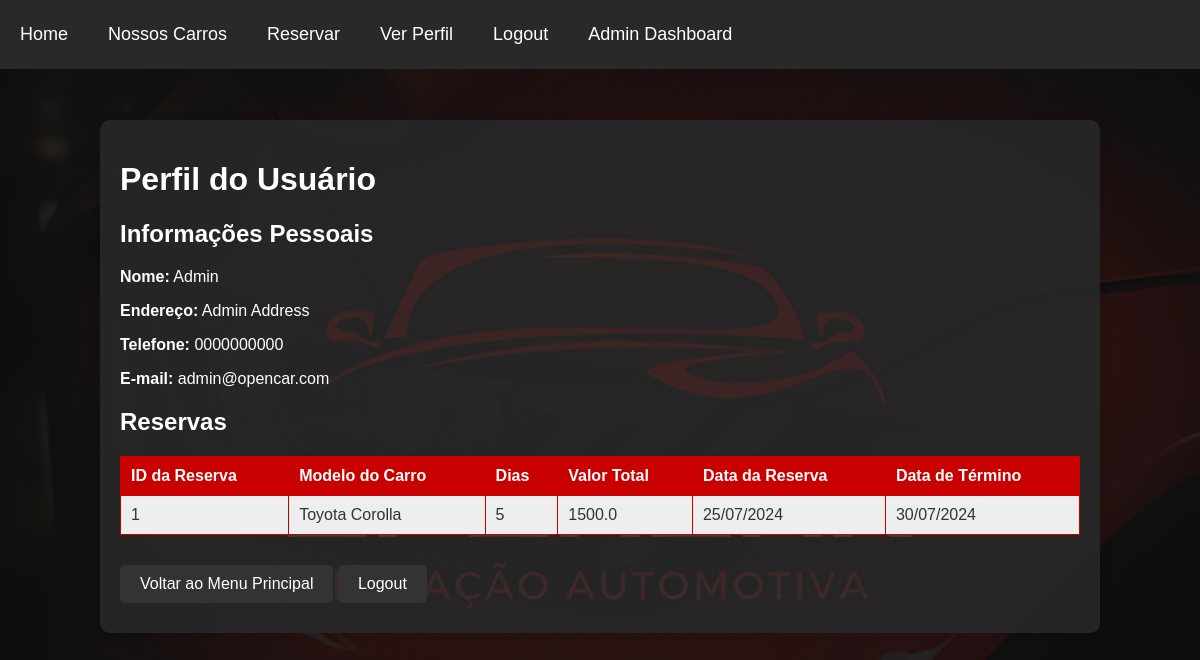
The app's page /reservas/perfil (signed in) with its own data.
### models/user.py (models this page shows, shortened)
class User(db.Model):
    id = db.Column(db.Integer, primary_key=True)
    name = db.Column(db.String(50), nullable=False)
    address = db.Column(db.String(100), nullable=False)
    phone_number = db.Column(db.String(15), nullable=False)
    email = db.Column(db.String(100), unique=True, nullable=False)
    card_id = db.Column(db.Integer, db.ForeignKey('card.id'), nullable=False)
    reservations = db.relationship('Reservation', backref='user', lazy=True)
    senha_hash = db.Column(db.String(128), nullable=False)
    is_admin = db.Column(db.Boolean, default=False)  # Campo para indicar se o usuário é administrador

### models/car.py (models this page shows, shortened)
class Car(db.Model):
    id = db.Column(db.Integer, primary_key=True)
    model = db.Column(db.String(50), nullable=False)
    price_per_day = db.Column(db.Float, nullable=False)
    is_reserved = db.Column(db.Boolean, default=False)
    stock = db.Column(db.Integer, nullable=False, default=1)
    image_url = db.Column(db.String(255), nullable=False)

### models/reservation.py (models this page shows, shortened)
class Reservation(db.Model):
    id = db.Column(db.Integer, primary_key=True)
    user_id = db.Column(db.Integer, db.ForeignKey('user.id'), nullable=False)
    car_id = db.Column(db.Integer, db.ForeignKey('car.id'), nullable=False)
    days = db.Column(db.Integer, nullable=False)
    total_value = db.Column(db.Float, nullable=False)
    reservation_date = db.Column(db.Date, nullable=True, default=date.today)
    end_date = db.Column(db.Date, nullable=True)

### controllers/reservation_controller.py (the view)
@reservation_bp.route('/perfil', methods=['GET'])
def perfil_usuario():
    if 'user_id' not in session:
        return redirect(url_for('user_bp.login_usuarios'))
    user_id = session['user_id']
    user = UserDAO.get_user_by_id(user_id)
    reservations = ReservationDAO.get_reservations_by_user_id(user_id)
    detailed_reservations = []
    for reservation in reservations:
        car = CarDAO.get_car_by_id(reservation.car_id)
        detailed_reservation = {
            "id": reservation.id,
            "car_model": car.model,
            "days": reservation.days,
            "total_value": reservation.total_value,
            "reservation_date": reservation.reservation_date,
            "end_date": reservation.end_date
        }
        detailed_reservations.append(detailed_reservation)
    return render_template('perfil_usuario.html', user=user, reservations=detailed_reservations)

### models/car_dao.py (called while the page is built)
    @staticmethod
    def get_car_by_id(car_id):
        return Car.query.get(car_id)

### models/reservation_dao.py (called while the page is built)
    @staticmethod
    def get_reservations_by_user_id(user_id):
        return Reservation.query.filter_by(user_id=user_id).all()

### models/user_dao.py (called while the page is built)
    @staticmethod
    def get_user_by_id(user_id):
        return User.query.get(user_id)

### templates/perfil_usuario.html (shortened to what this page needs)
<!DOCTYPE html>
<html lang="pt-BR">
<head>
    <link rel="stylesheet" type="text/css" href="{{ url_for('static', filename='Perfil.css') }}">
</head>
<body>
    <nav>
        <a href="/">Home</a>
        <a href="/carros">Nossos Carros</a>
        <a href="/reservas/fazer">Reservar</a>
        {% if 'user_id' in session %}
            <a href="/reservas/perfil">Ver Perfil</a>
            <a href="/usuarios/logout">Logout</a>
            {% if session['user_id'] == 1 %}
                <a href="/admin">Admin Dashboard</a>
            {% endif %}
        {% endif %}
    </nav>
    <div class="container">
        <h1>Perfil do Usuário</h1>
        <h2>Informações Pessoais</h2>
        <p><strong>Nome:</strong> {{ user.name }}</p>
        <p><strong>Endereço:</strong> {{ user.address }}</p>
        <p><strong>Telefone:</strong> {{ user.phone_number }}</p>
        <p><strong>E-mail:</strong> {{ user.email }}</p>
        <h2>Reservas</h2>
        {% if reservations %}
            <table>
                <thead>
                    <tr>
                        <th>ID da Reserva</th>
                        <th>Modelo do Carro</th>
                        <th>Dias</th>
                        <th>Valor Total</th>
                        <th>Data da Reserva</th>
                        <th>Data de Término</th>
                    </tr>
                </thead>
                <tbody>
                    {% for reservation in reservations %}
                        <tr>
                            <td>{{ reservation.id }}</td>
                            <td>{{ reservation.car_model }}</td>
                            <td>{{ reservation.days }}</td>
                            <td>{{ reservation.total_value }}</td>
                            <td>{{ reservation.reservation_date.strftime('%d/%m/%Y') }}</td>
                            <td>{{ reservation.end_date.strftime('%d/%m/%Y') }}</td>
                        </tr>
                    {% endfor %}
                </tbody>
            </table>
        {% else %}
            <p>Você não tem reservas.</p>
        {% endif %}
        <a class="button" href="{{ url_for('index') }}">Voltar ao Menu Principal</a>
        <a class="button" href="{{ url_for('user_bp.logout') }}">Logout</a>
    </div>
</body>
</html>

### static/Perfil.css (style rules this page uses)
body { font-family: Arial, sans-serif; background: url('../static/Images/background.png') no-repeat center center fixed; background-size: cover; margin: 0; padding: 0; display: flex; flex-direction: column; align-items: center; height: 100vh; background-color: #f4f4f9; color: white; }
nav { width: 100%; background-color: rgb(41, 41, 41); display: flex; padding: 10px 0; position: fixed; top: 0; }
nav a { color: white; text-decoration: none; padding: 14px 20px; font-size: 18px; display: block; }
h1, h2 { color: #ffffff; }
p { color: #ffffff; }
.container { width: 80%; margin: 20px auto; margin-top: 10%; background: rgba(41, 41, 41, 0.9);; padding: 20px; box-shadow: 0 0 10px rgba(0, 0, 0, 0.1); border-radius: 10px; }
table { width: 100%; border-collapse: collapse; margin: 20px 0; }
table, th, td { border: 1px solid #c90000; }
td { padding: 10px; text-align: left; background-color: #eeeeee; color: #333; }
th { padding: 10px; text-align: left; background-color: #c90000; color: #ffffff; }
a.button { display: inline-block; padding: 10px 20px; margin: 10px 0; background-color: #333; color: white; text-decoration: none; border-radius: 5px; }

### records on screen
User: name "Admin", address "Admin Address", phone_number "0000000000", email "admin@opencar.com"
Car: car_model "Toyota Corolla"
Reservation: total_value "1500.0", reservation_date "25/07/2024", end_date "30/07/2024"

### other values on screen
{{ reservation.id }} "1"
{{ reservation.days }} "5"
